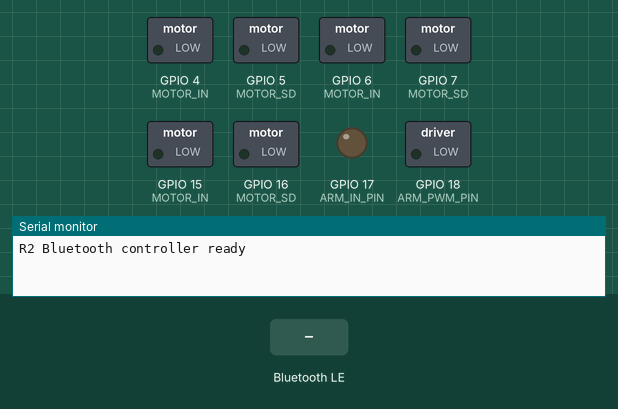
Bench run of a sketch on a simulated ESP32. On the bench: switched loads named in the sketch (green lamp = pin HIGH), output pins drawn as LEDs (lit = HIGH), the last lines printed to the serial monitor. The test bench sets the inputs (shaded band). Nothing arrives over Bluetooth unless stated; a phone connects over Bluetooth LE 3 s after start.

Above: at 1.4 s.
1.5 s: Bluetooth LE write "f" received
At 3.0 s:
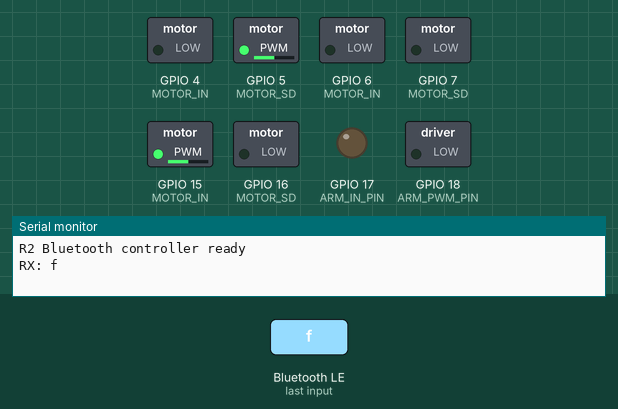
3.3 s: Bluetooth LE write "b" received
At 4.7 s:
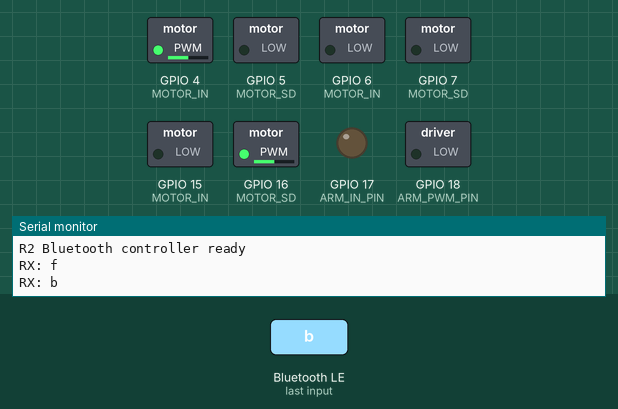
5.5 s: Bluetooth LE write "l" received
At 7.2 s:
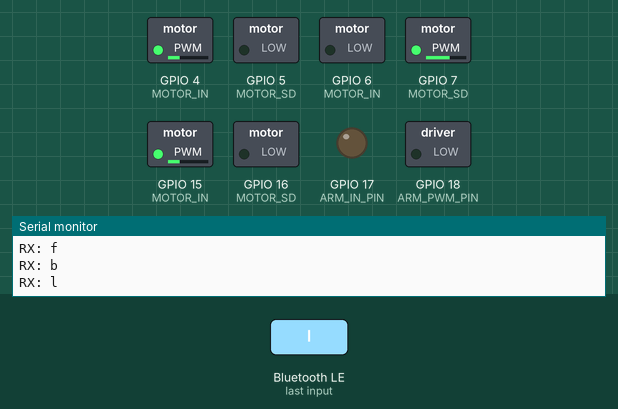
7.6 s: Bluetooth LE write "r" received
At 9.6 s:
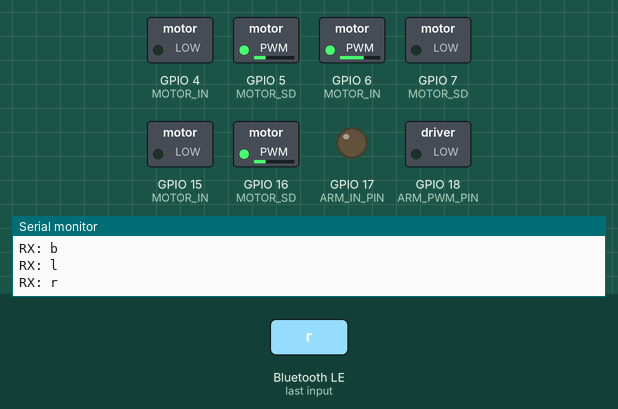
9.9 s: Bluetooth LE write "o" received
At 11.8 s:
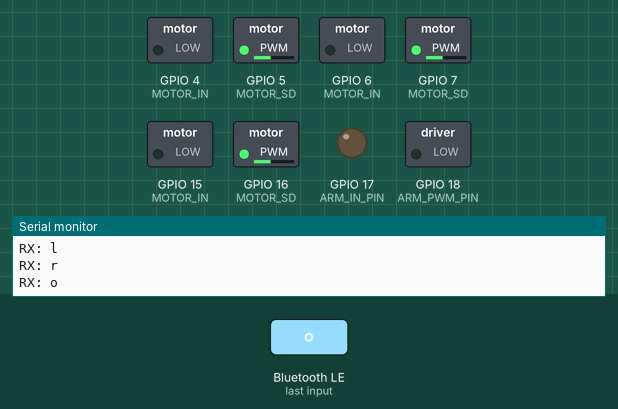
12.1 s: Bluetooth LE write "p" received
At 13.3 s:
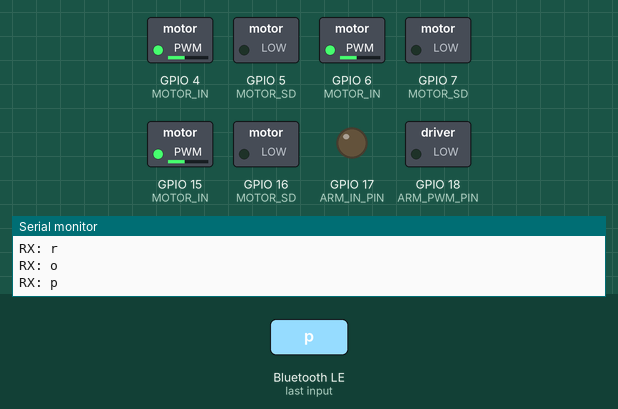
Timing chart, 0 to 15.1 s (numbered marks = the images above; inputs shaded):
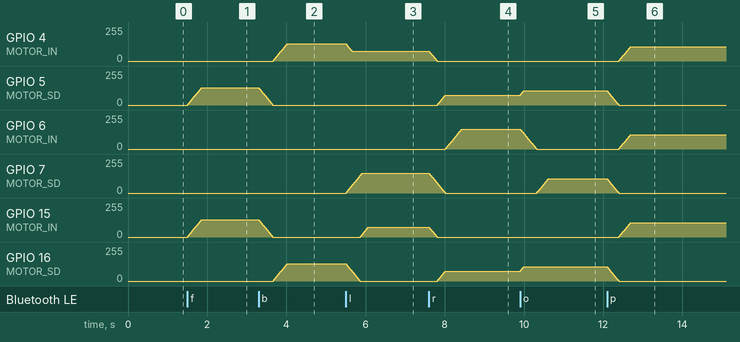

Measured:
- after the input at 1.5 s, GPIO 5 (MOTOR_SD), GPIO 15 (MOTOR_IN): moves from 0/255 to 129/255 over 0.35 s, starting at once
- after the input at 3.3 s, GPIO 4 (MOTOR_IN), GPIO 16 (MOTOR_SD): moves from 0/255 to 129/255 over 0.35 s, starting after 0.37 s; GPIO 5 (MOTOR_SD), GPIO 15 (MOTOR_IN): moves from 129/255 to 0/255 over 0.35 s, starting at once
- after the input at 5.5 s, GPIO 4 (MOTOR_IN): moves from 129/255 to 74/255 over 0.15 s, starting at once; GPIO 7 (MOTOR_SD): moves from 0/255 to 150/255 over 0.41 s, starting at once; GPIO 15 (MOTOR_IN): moves from 0/255 to 74/255 over 0.20 s, starting after 0.37 s; GPIO 16 (MOTOR_SD): moves from 129/255 to 0/255 over 0.35 s, starting at once
- after the input at 7.6 s, GPIO 4 (MOTOR_IN): moves from 74/255 to 0/255 over 0.20 s, starting at once; GPIO 5 (MOTOR_SD): moves from 0/255 to 74/255 over 0.21 s, starting after 0.21 s
- after the input at 9.9 s, GPIO 5 (MOTOR_SD), GPIO 16 (MOTOR_SD): moves from 74/255 to 106/255 over 0.08 s, starting at once; GPIO 6 (MOTOR_IN): moves from 150/255 to 0/255 over 0.41 s, starting at once; GPIO 7 (MOTOR_SD): moves from 0/255 to 106/255 over 0.29 s, starting after 0.42 s
- after the input at 12.1 s, GPIO 4 (MOTOR_IN), GPIO 6 (MOTOR_IN), GPIO 15 (MOTOR_IN): moves from 0/255 to 106/255 over 0.29 s, starting after 0.30 s; GPIO 5 (MOTOR_SD), GPIO 7 (MOTOR_SD), GPIO 16 (MOTOR_SD): moves from 106/255 to 0/255 over 0.29 s, starting at once

The sketch:

r2_bluetooth.ino
```cpp
#include "robot_types.h"

// ============================================================
// R2 Bluetooth手動操作版（エンコーダー・ジャイロ・オドメトリ不使用）
// 駆動は r2/omni.ino の逆運動学とスルーレート制限をそのまま使う。
//
// コマンド（1文字、R1_newと同じ割り当て + 左右回転）
//   f=前進  b=後退  l=左移動  r=右移動
//   o=左回転(反時計回り)  p=右回転(時計回り)
//   x=アーム上昇  y=アーム下降
//   s=全停止（走行＋アーム）
// ============================================================
constexpr float MOVE_SPEED_MPS = 0.50f;     // 並進速度（従来の2倍）。0.25m/sが従来のPWM上限75に相当
constexpr float TURN_RATE_RADPS = 2.0f;     // 回転速度（従来の2倍）
constexpr uint32_t OUTPUT_INTERVAL_MS = 10;  // r2と同じ100Hzで出力更新

void applyCommand(char cmd) {
  switch (cmd) {
    case 'f': omni_SetBodyVelocity( MOVE_SPEED_MPS, 0.0f, 0.0f); break;
    case 'b': omni_SetBodyVelocity(-MOVE_SPEED_MPS, 0.0f, 0.0f); break;
    case 'l': omni_SetBodyVelocity(0.0f,  MOVE_SPEED_MPS, 0.0f); break;
    case 'r': omni_SetBodyVelocity(0.0f, -MOVE_SPEED_MPS, 0.0f); break;
    // 実機確認: 並進は正しいが回転だけ逆だったため、符号を反転している。
    case 'o': omni_SetBodyVelocity(0.0f, 0.0f, -TURN_RATE_RADPS); break;
    case 'p': omni_SetBodyVelocity(0.0f, 0.0f,  TURN_RATE_RADPS); break;
    case 'x': mechanism_ArmUp(); break;
    case 'y': mechanism_ArmDown(); break;
    case 's':
      omni_SetBodyVelocity(0.0f, 0.0f, 0.0f);
      mechanism_ArmStop();
      break;
    default: return;
  }
  Serial.print("RX: ");
  Serial.println(cmd);
}

void setup() {
  Serial.begin(115200);
  delay(200);

  omni_Init();
  mechanism_Init();
  bluetooth_Init();

  Serial.println("R2 Bluetooth controller ready");
}

void loop() {
  // 切断されたら暴走しないよう全停止する。
  if (bluetooth_TakeDisconnected()) applyCommand('s');

  const char cmd = bluetooth_TakeCommand();
  if (cmd != 0) applyCommand(cmd);

  static uint32_t previousMs = 0;
  const uint32_t nowMs = millis();
  if (nowMs - previousMs >= OUTPUT_INTERVAL_MS) {
    omni_UpdateOutput((nowMs - previousMs) * 0.001f);
    previousMs = nowMs;
  }
}
```

bluetooth.ino
```cpp
#include <BLEDevice.h>
#include <BLEServer.h>
#include <BLEUtils.h>
#include <BLE2902.h>
#include "robot_types.h"

// R1_new と同じService/Characteristic UUID。R1用のコントローラーアプリをそのまま使える。
constexpr char BLE_DEVICE_NAME[] = "R2";
constexpr char BLE_SERVICE_UUID[] = "12345678-1234-1234-1234-123456789abc";
constexpr char BLE_CHARACTERISTIC_UUID[] = "abcdefab-1234-1234-1234-abcdefabcdef";

// BLEのコールバックは別タスクで動くため、loop()とはvolatile変数で受け渡す。
volatile char receivedCommand = 0;
volatile bool disconnected = false;

class CommandCallbacks : public BLECharacteristicCallbacks {
  void onWrite(BLECharacteristic *characteristic) override {
    String rx = characteristic->getValue();
    if (rx.length() == 0) return;
    receivedCommand = rx[0];
  }
};

class ServerCallbacks : public BLEServerCallbacks {
  void onDisconnect(BLEServer *server) override {
    disconnected = true;
    // 切断後も再接続できるよう、アドバタイズを再開する。
    BLEDevice::startAdvertising();
  }
};

void bluetooth_Init() {
  BLEDevice::init(BLE_DEVICE_NAME);
  BLEServer *server = BLEDevice::createServer();
  server->setCallbacks(new ServerCallbacks());
  BLEService *service = server->createService(BLE_SERVICE_UUID);

  BLECharacteristic *characteristic = service->createCharacteristic(
    BLE_CHARACTERISTIC_UUID,
    BLECharacteristic::PROPERTY_WRITE_NR
  );
  characteristic->setCallbacks(new CommandCallbacks());
  service->start();

  BLEAdvertising *advertising = BLEDevice::getAdvertising();
  advertising->addServiceUUID(BLE_SERVICE_UUID);
  advertising->start();
}

char bluetooth_TakeCommand() {
  const char command = receivedCommand;
  receivedCommand = 0;
  return command;
}

bool bluetooth_TakeDisconnected() {
  const bool value = disconnected;
  disconnected = false;
  return value;
}
```

mechanism.ino
```cpp
#include "robot_types.h"

// ============================================================
// アーム昇降。ピンは現在の配線に合わせて変更済み。
// r2では時間制御の片方向だけだったため、Bluetooth操作用に逆方向を追加した。
// ============================================================
constexpr int ARM_IN_PIN = 17;
constexpr int ARM_PWM_PIN = 18;
constexpr int ARM_PWM_DUTY = 255;

void mechanism_Init() {
  pinMode(ARM_IN_PIN, OUTPUT);
  pinMode(ARM_PWM_PIN, OUTPUT);
  mechanism_ArmStop();
}

// 実機確認: IN=HIGH（PWM反転）側がアーム上昇。duty 255 -> 出力0 = 最大速度。
void mechanism_ArmUp() {
  digitalWrite(ARM_IN_PIN, HIGH);
  analogWrite(ARM_PWM_PIN, 255 - ARM_PWM_DUTY);
}

// 実機確認: IN=LOW, PWM=duty 側がアーム下降（r2/mechanism.ino の動作方向）。
void mechanism_ArmDown() {
  digitalWrite(ARM_IN_PIN, LOW);
  analogWrite(ARM_PWM_PIN, ARM_PWM_DUTY);
}

void mechanism_ArmStop() {
  analogWrite(ARM_PWM_PIN, 0);
  digitalWrite(ARM_IN_PIN, LOW);
}
```

omni.ino
```cpp
#include "robot_types.h"

// 各モーターをIN/SDの2入力で正逆転させるHブリッジ方式。
// 車輪順: 0=左前、1=後ろ、2=右前
constexpr int MOTOR_IN[config::wheel_count] = {4, 6, 15};
constexpr int MOTOR_SD[config::wheel_count] = {5, 7, 16};
// 実機確認結果: 3輪ともIN側駆動が正方向。
constexpr int MOTOR_DIRECTION_SIGN[config::wheel_count] = {1, 1, 1};
constexpr int MOTOR_PWM = 150;  // r2の75から2倍（Bluetooth手動操作用）。0～255

// 逆運動学: 機体速度 -> 各車輪の接線速度
WheelSpeeds inverse(const BodyTwist &t) {
  WheelSpeeds ws;
  for (uint8_t i = 0; i < config::wheel_count; ++i) {
    const float alpha = config::mount_offset[i];
    ws.v_wheel[i] = -sinf(alpha) * t.vx + cosf(alpha) * t.vy
                  + config::mount_radius_m * t.w;
  }
  return ws;
}

// 順運動学: 車輪速度 -> 機体速度。速度[m/s]・移動量[m]の双方で利用可。
bool omni_Forward(const WheelSpeeds &wheel, BodyTwist &body) {
  float a[3][4];
  for (uint8_t row = 0; row < 3; ++row) {
    const float alpha = config::mount_offset[row];
    a[row][0] = -sinf(alpha); a[row][1] = cosf(alpha);
    a[row][2] = config::mount_radius_m; a[row][3] = wheel.v_wheel[row];
  }
  for (uint8_t col = 0; col < 3; ++col) {
    uint8_t pivot = col;
    for (uint8_t row = col + 1; row < 3; ++row)
      if (fabsf(a[row][col]) > fabsf(a[pivot][col])) pivot = row;
    if (fabsf(a[pivot][col]) < 1.0e-6f) return false;
    if (pivot != col) for (uint8_t j = col; j < 4; ++j) {
      const float t = a[col][j]; a[col][j] = a[pivot][j]; a[pivot][j] = t;
    }
    const float divisor = a[col][col];
    for (uint8_t j = col; j < 4; ++j) a[col][j] /= divisor;
    for (uint8_t row = 0; row < 3; ++row) {
      if (row == col) continue;
      const float factor = a[row][col];
      for (uint8_t j = col; j < 4; ++j) a[row][j] -= factor * a[col][j];
    }
  }
  body.vx = a[0][3]; body.vy = a[1][3]; body.w = a[2][3];
  return true;
}

void omni_WritePwm(uint8_t wheel, bool inSide, uint32_t duty) {
  // 実機で前進・時計回り180度を確認できたR2e.inoと同じ出力方式。
  analogWrite(inSide ? MOTOR_IN[wheel] : MOTOR_SD[wheel], duty);
}

void omni_WriteMotor(uint8_t wheel, float signedPwm) {
  if (wheel >= config::wheel_count) return;
  signedPwm *= MOTOR_DIRECTION_SIGN[wheel];
  signedPwm = constrain(signedPwm, -static_cast<float>(MOTOR_PWM), static_cast<float>(MOTOR_PWM));
  const uint32_t duty = static_cast<uint32_t>(fabsf(signedPwm));

  if (signedPwm > 0.0f) {
    omni_WritePwm(wheel, true, duty);
    omni_WritePwm(wheel, false, 0);
  } else if (signedPwm < 0.0f) {
    omni_WritePwm(wheel, true, 0);
    omni_WritePwm(wheel, false, duty);
  } else {
    omni_WritePwm(wheel, true, 0);
    omni_WritePwm(wheel, false, 0);
  }
}

void omni_Stop() { for (uint8_t i = 0; i < config::wheel_count; ++i) omni_WriteMotor(i, 0.0f); }

void omni_Init() {
  for (uint8_t i = 0; i < config::wheel_count; ++i) {
    pinMode(MOTOR_IN[i], OUTPUT);
    pinMode(MOTOR_SD[i], OUTPUT);
  }
  omni_Stop();
}

// 2個の測定輪は各駆動輪に対応しないため、駆動輪ごとの速度PIDには使わない。
// 位置の閉ループ制御はmission.inoで行い、ここでは車輪速度指令を暫定PWMへ変換する。
constexpr float DRIVE_PWM_PER_MPS = 300.0f;
constexpr float PID_PWM_SLEW_PER_SECOND = 360.0f;
float previousMotorOutput[config::wheel_count] = {0.0f, 0.0f, 0.0f};
WheelSpeeds targetWheelSpeed;
BodyTwist targetBodyVelocity = {0.0f, 0.0f, 0.0f};

void omni_ResetPid() {
  for (uint8_t i = 0; i < config::wheel_count; ++i) {
    previousMotorOutput[i] = 0.0f;
  }
}

void omni_SetBodyVelocity(float vx_mps, float vy_mps, float w_radps) {
  targetBodyVelocity = {vx_mps, vy_mps, w_radps}; targetWheelSpeed = inverse(targetBodyVelocity);
  float largest = 0.0f;
  for (uint8_t i = 0; i < config::wheel_count; ++i) largest = max(largest, fabsf(targetWheelSpeed.v_wheel[i]));
  if (largest > config::max_wheel_speed_mps) {
    const float scale = config::max_wheel_speed_mps / largest;
    for (uint8_t i = 0; i < config::wheel_count; ++i) targetWheelSpeed.v_wheel[i] *= scale;
  }
}

void omni_SetFieldVelocity(float vx_mps, float vy_mps, float w_radps, float heading_rad) {
  const float c = cosf(heading_rad), s = sinf(heading_rad);
  omni_SetBodyVelocity(c * vx_mps + s * vy_mps, -s * vx_mps + c * vy_mps, w_radps);
}

void omni_UpdateOutput(float dt_s) {
  if (dt_s <= 0.0f) return;
  for (uint8_t i = 0; i < config::wheel_count; ++i) {
    const float target = targetWheelSpeed.v_wheel[i];
    if (fabsf(target) < 0.001f) {
      previousMotorOutput[i] = 0.0f;
      omni_WriteMotor(i, 0.0f);
      continue;
    }

    float output = DRIVE_PWM_PER_MPS * target;
    output = constrain(output, -static_cast<float>(MOTOR_PWM), static_cast<float>(MOTOR_PWM));

    // 指令PWMを徐々に変化させ、急発進と機体の姿勢崩れを抑える。
    const float maxOutputChange = PID_PWM_SLEW_PER_SECOND * dt_s;
    output = constrain(
      output,
      previousMotorOutput[i] - maxOutputChange,
      previousMotorOutput[i] + maxOutputChange
    );

    previousMotorOutput[i] = output;
    omni_WriteMotor(i, output);
  }
}
```

robot_types.h
```cpp
#pragma once

#include <Arduino.h>
#include <math.h>

// 座標系: x=前方, y=左方, 角速度w=反時計回り。単位: m, s, rad
// 車輪順: 0=左前、1=後ろ、2=右前
// r2/robot_types.h からBluetooth操作に必要な部分だけを抜き出したもの。
constexpr float kPi = 3.14159265358979323846f;

namespace config {
constexpr uint8_t drive_wheel_count = 3;
constexpr uint8_t wheel_count = drive_wheel_count;

constexpr float mount_radius_m = 0.1775f;
constexpr float mount_offset[wheel_count] = {
   kPi / 3.0f,   // 左前: +60°
   kPi,          // 後ろ: 180°（車輪の転がり方向は真横）
  -kPi / 3.0f    // 右前: -60°
};
constexpr float max_wheel_speed_mps = 1.0f;
}

struct BodyTwist { float vx, vy, w; };
struct WheelSpeeds { float v_wheel[config::wheel_count] = {}; };

// タブ間で呼び出す関数
void omni_Init();
void omni_SetBodyVelocity(float vx_mps, float vy_mps, float w_radps);
void omni_UpdateOutput(float dt_s);
bool omni_Forward(const WheelSpeeds &wheel, BodyTwist &body);

void mechanism_Init();
void mechanism_ArmUp();
void mechanism_ArmDown();
void mechanism_ArmStop();

void bluetooth_Init();
// 受信済みの最新コマンドを取り出す。無ければ0。
char bluetooth_TakeCommand();
// 切断されたら true を一度だけ返す。
bool bluetooth_TakeDisconnected();
```
